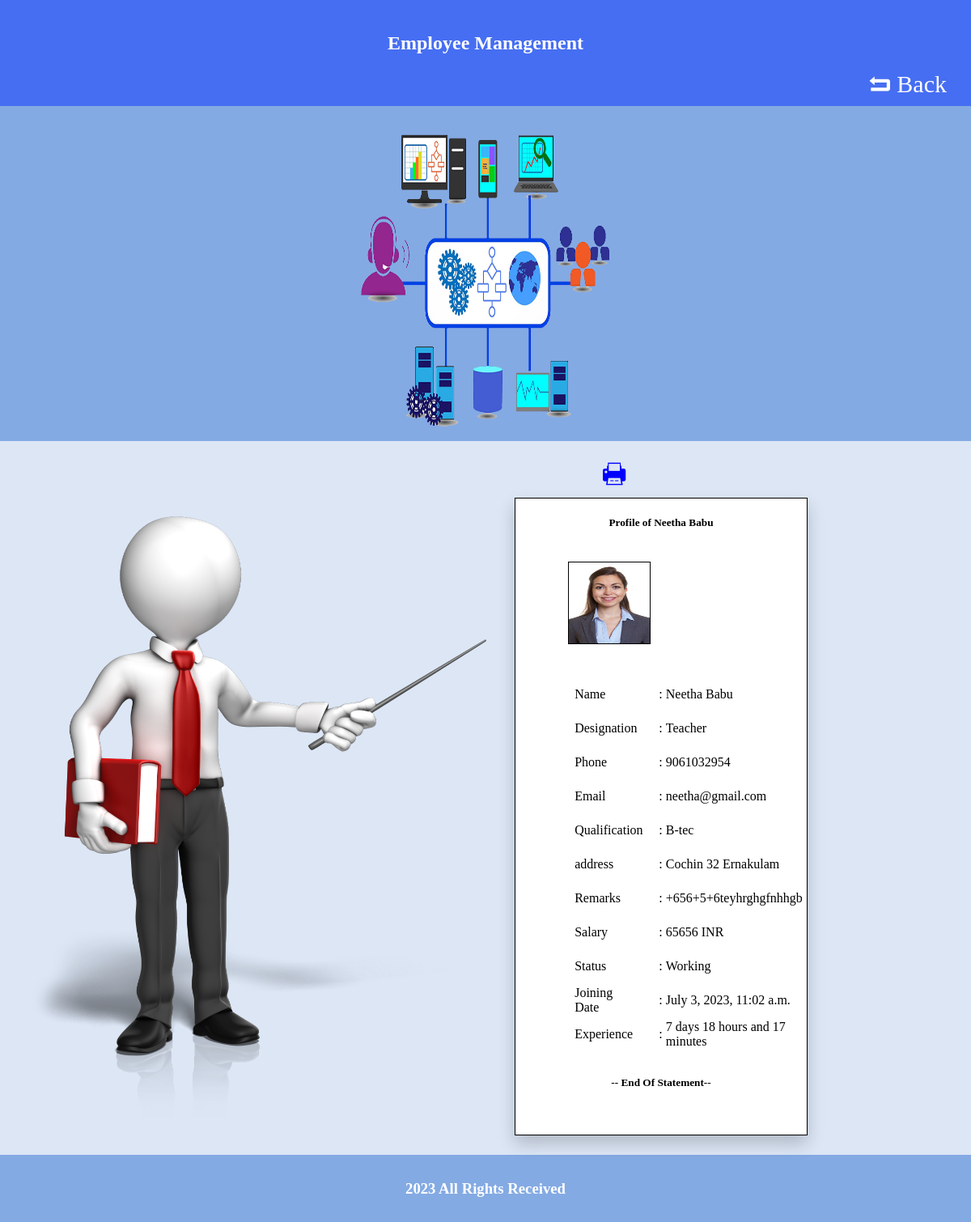
Page /details/5/ (signed in) on the earlier database version.
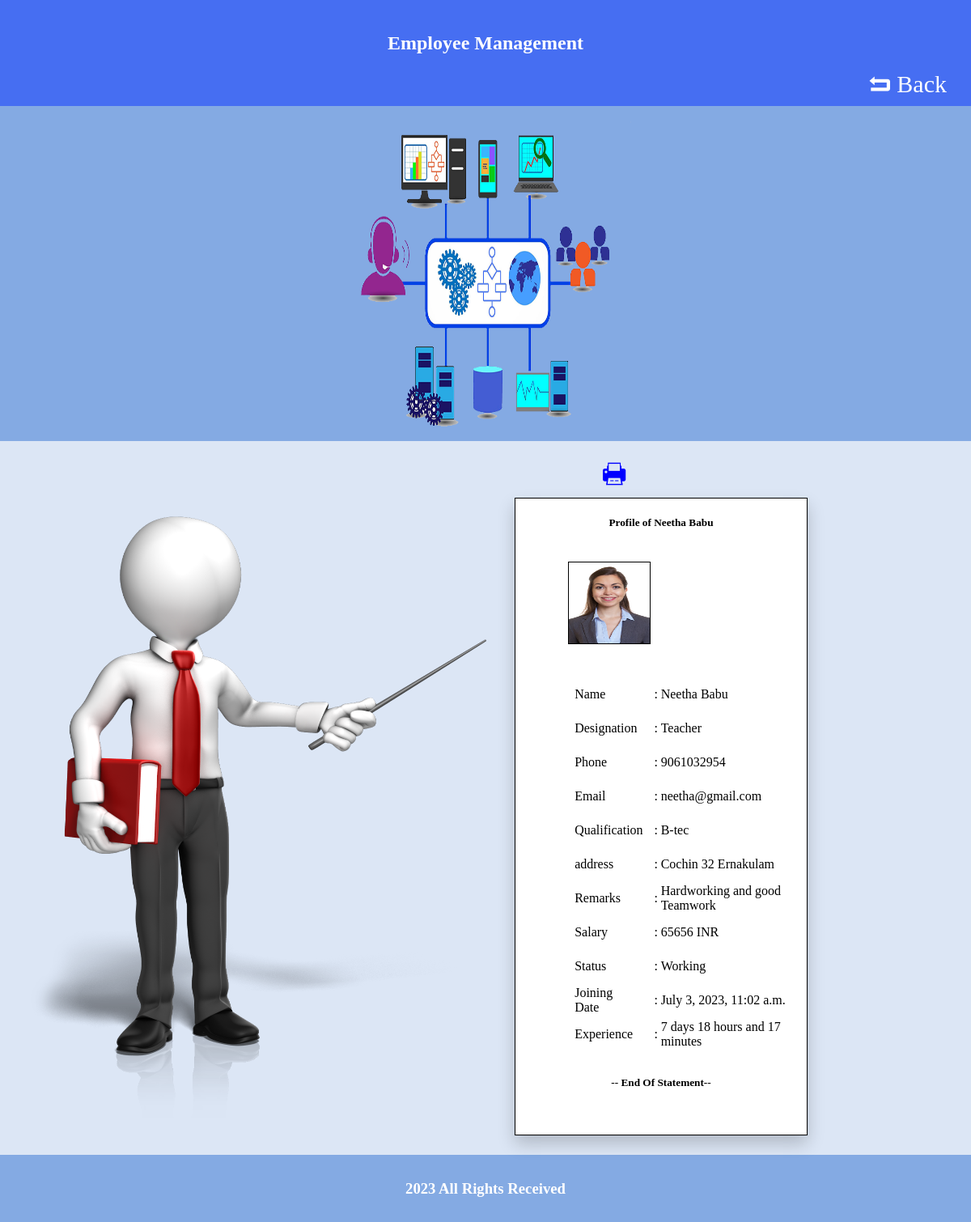
Same page on the later database version.
### app/models.py (models this page shows, shortened)
class Employee(models.Model):
    employee_name = models.CharField(max_length=100)
    photo = models.ImageField(upload_to='pics')
    designation = models.CharField(max_length=150)
    qualification = models.CharField(max_length=150)
    address = models.CharField(max_length=150)
    remarks = models.TextField(default='')
    salary = models.IntegerField()
    Status = models.BooleanField(default=False)
    created = models.DateTimeField(auto_now_add=True)
    phone = models.IntegerField()
    email = models.EmailField()

### app/views.py (the view)
# urls.py: path('details/<int:pk>/', Details.as_view(), name='details'),
class Details(LoginRequiredMixin, DetailView):
    model = Employee
    template_name = 'details.html'

### app/templatetags/custom_filters.py (called while the page is built)
@register.filter
def calculate_experience(created):
    now = timezone.now()
    experience = now - created
    days = experience.days
    hours, remainder = divmod(experience.seconds, 3600)
    minutes, seconds = divmod(remainder, 60)
    return f" {days} days {hours:02d} hours and {minutes:02d}  minutes"

### app/templates/details.html (shortened to what this page needs)
{% load static %}
{% load custom_filters %}
<!DOCTYPE html>
<html lang="en">
<head>
    <link rel="stylesheet" href="/media/font/fontello.css" type="text/css">
</head>
<body style=" background-color: #dce6f5; margin: 0;">
<nav style=" width: 100%; background: #466EF2; padding-top: 20px; padding-bottom: 10px; text-align: right; padding">
<h1 style="color: white; text-align: center;">Employee Management</h1>
    <a href="{% url 'employee' %}"class="icon-back" >Back </a>
</nav>
<section style=" width: 100%; background: #84aae3; padding-top: 5px; padding-bottom: 5px; text-align: center; ">
    <img src="/media/images/emp3.png" alt="img" height="400px;" width="30%">
</section>
<div style="text-align: right; margin-right: 35%; font-size: 30px;color: blue;cursor: pointer; margin-top: 2%; ">
    <butto class="icon-print" id="details"  onclick="printform('print')"></butto>
</div>
<div style="display: flex;">
    <img src="/media/images/profile.png" alt="img" width="600px" height="800px" style="margin-left: 3%; ">
<form action="post" style="width: 30%; border: 1px solid black; margin-top: 1%;background: white; box-shadow: 0 10px 20px rgba(0, 0, 0, 0.2);" id="print" >
    <h5 style="text-align: center">Profile of {{employee.employee_name}}</h5>
   <span><img src="{{employee.photo.url}}" alt="Img" height="100px" width="100px" style="border: 1px black solid; margin-left:18%; margin-top: 5% ;margin-bottom: 10%;"></span>
    <table width="100%" style="padding-bottom: 2%;">
          <tr ><td>Name </td><td>:</td><td>{{employee.employee_name}} </td></tr>
          <tr ><td>Designation </td><td>:</td><td>{{employee.designation}}</td></tr>
          <tr ><td>Phone </td><td>:</td><td>{{employee.phone}}</td></tr>
          <tr ><td>Email </td><td>:</td><td>{{employee.email}}</td></tr>
          <tr ><td>Qualification </td><td>:</td><td>{{employee.qualification}}</td></tr>
          <tr ><td>address</td><td>:</td><td>{{employee.address}}</td></tr>
          <tr ><td>Remarks</td><td>:</td><td>{{employee.remarks}}</td></tr>
          <tr ><td>Salary  </td><td>:</td><td>{{employee.salary }} INR</td></tr>
          <tr ><td>Status</td><td>:</td><td>{% if employee.Status %} Working {% else %} Left {% endif %}</td></tr>
          <tr ><td>Joining Date</td><td>:</td><td>{{employee.created}}</td></tr>
           <tr><td>Experience</td><td>:</td><td>{{ employee.created|calculate_experience }}</td></tr>
    </table>
    <h5 style="text-align: center">-- End Of Statement--</h5>
</form>
</div>
<footer>
    <div style="background: #84aae3; text-align: center;color: white; margin-top: 2%; padding-top: 1%;padding-bottom: 1%;">
        <h3 >2023 All Rights Received</h3>
    </div>
</footer>
</body>
</html>

Differences in the rows shown:
changed Employee "Neetha Babu": remarks "+656+5+6teyhrghgfnhhgb" → "Hardworking and good Teamwork"
